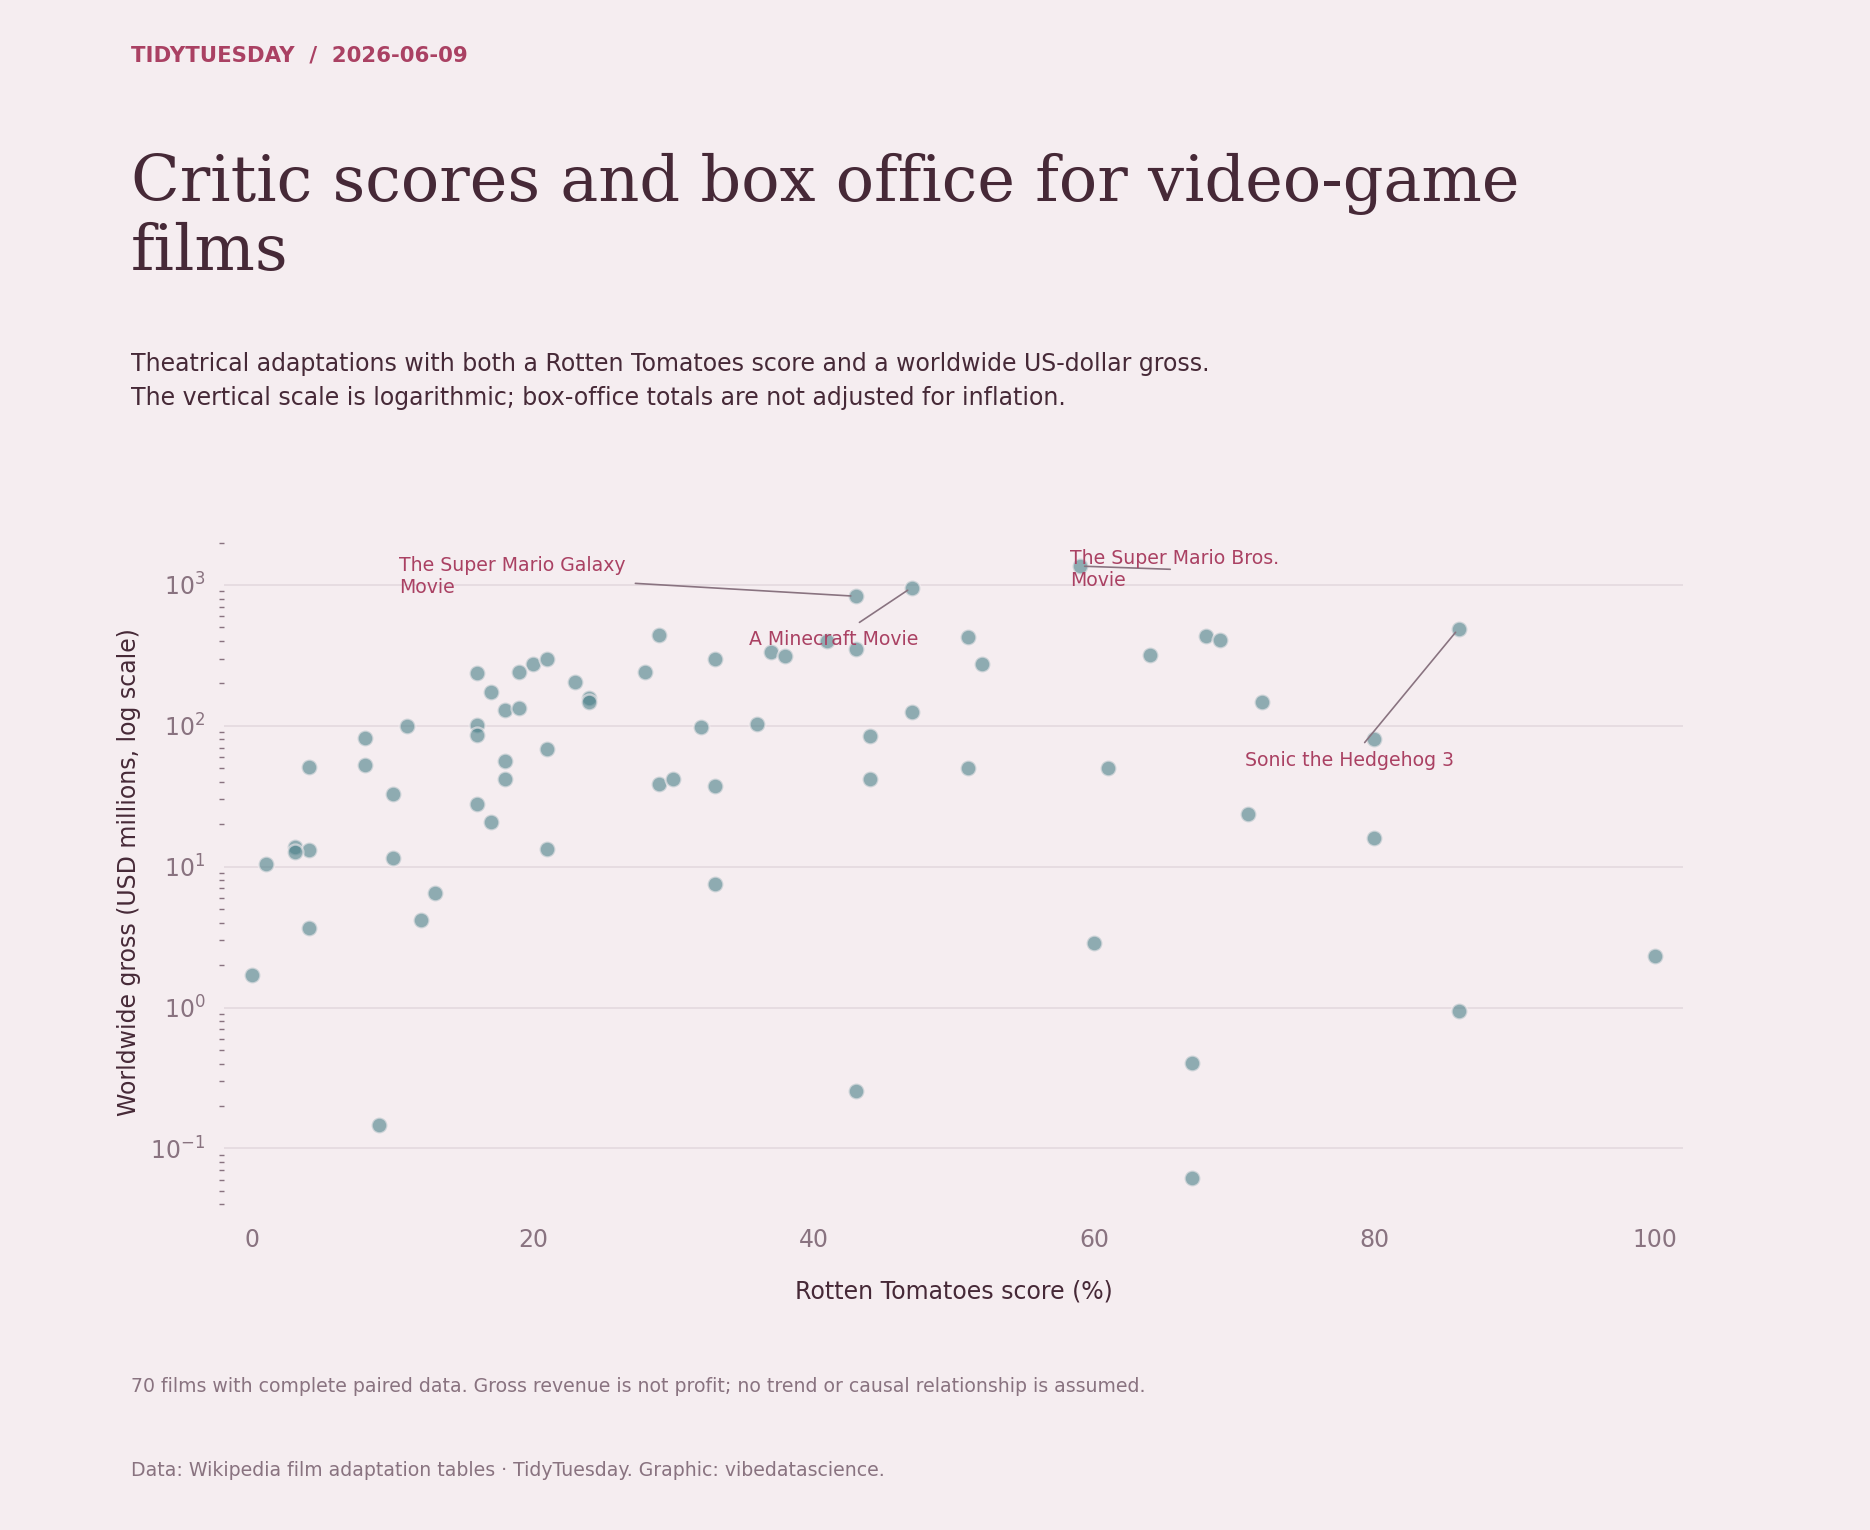

The Python source for this figure:
"""TidyTuesday 2026-06-09: Critic scores and box office for video-game films. Reproduce the chart from the bundled source data."""
from pathlib import Path
import textwrap
import re
from collections import Counter
import numpy as np
import pandas as pd
import matplotlib
matplotlib.use('Agg')
import matplotlib.pyplot as plt
import matplotlib.dates as mdates
from matplotlib.ticker import FuncFormatter, MaxNLocator
from matplotlib.colors import LinearSegmentedColormap, Normalize
from matplotlib.patches import Patch

HERE = Path(__file__).resolve().parent
PAPER, INK, MUTED, ACCENT, SECOND = ('#f5edf0', '#462937', '#897380', '#aa4163', '#497f88')
plt.rcParams.update({'font.family':'DejaVu Sans', 'font.size':10, 'text.color':INK,
 'axes.labelcolor':INK, 'xtick.color':MUTED, 'ytick.color':MUTED,
 'axes.edgecolor':MUTED, 'savefig.facecolor':PAPER})

def read(name):
    data = pd.read_csv(HERE / 'data' / (name + '.csv.gz'), low_memory=False)
    assert len(data), 'Empty source data'
    return data

def figure(subtitle, height=9):
    fig = plt.figure(figsize=(11,height), facecolor=PAPER)
    fig.text(.07,.96,'TIDYTUESDAY  /  2026-06-09',fontsize=9,color=ACCENT,weight='bold')
    fig.text(.07,.90,textwrap.fill('Critic scores and box office for video-game films',48),fontsize=27,fontfamily='DejaVu Serif',va='top',linespacing=1.14)
    fig.text(.07,.77,subtitle,fontsize=10,va='top',linespacing=1.55)
    fig.text(.07,.035,textwrap.fill('Data: Wikipedia film adaptation tables · TidyTuesday. Graphic: vibedatascience.',110),fontsize=8,color=MUTED,linespacing=1.5)
    return fig

def axis(fig, rect=(.24,.18,.69,.49), grid='x'):
    ax=fig.add_axes(rect,facecolor=PAPER)
    for spine in ax.spines.values():spine.set_visible(False)
    ax.tick_params(length=0,pad=8)
    if grid:ax.grid(axis=grid,color=MUTED,alpha=.16,linewidth=.7)
    ax.set_axisbelow(True)
    return ax

def save(fig):
    fig.savefig(HERE / '20260609.png',dpi=170)
    plt.close(fig)
    print('2026-06-09: saved 20260609.png')

df=read('game_films');d=df[(df.category=='Theatrical releases')&(df.worldwide_box_office_currency=='$')].dropna(subset=['worldwide_box_office','rotten_tomatoes']);d=d[d.worldwide_box_office>0].drop_duplicates('title')
assert d.rotten_tomatoes.between(0,100).all()
fig=figure('Theatrical adaptations with both a Rotten Tomatoes score and a worldwide US-dollar gross.\nThe vertical scale is logarithmic; box-office totals are not adjusted for inflation.',9)
ax=axis(fig,(.12,.21,.78,.44),grid='y');ax.scatter(d.rotten_tomatoes,d.worldwide_box_office/1e6,s=45,alpha=.6,c=SECOND,edgecolors=PAPER)
ax.set_yscale('log');ax.set_xlim(-2,102);ax.set_xlabel('Rotten Tomatoes score (%)',labelpad=12);ax.set_ylabel('Worldwide gross (USD millions, log scale)')
for (_,r),(x,y) in zip(d.nlargest(4,'worldwide_box_office').iterrows(),[(.58,.98),(.36,.86),(.12,.97),(.70,.68)]):
 ax.annotate(textwrap.fill(r.title,23),xy=(r.rotten_tomatoes,r.worldwide_box_office/1e6),xytext=(x,y),textcoords='axes fraction',ha='left',va='top',fontsize=8,color=ACCENT,arrowprops={'arrowstyle':'-','color':MUTED,'lw':.7})
fig.text(.07,.09,f'{len(d)} films with complete paired data. Gross revenue is not profit; no trend or causal relationship is assumed.',fontsize=8,color=MUTED)
save(fig)
